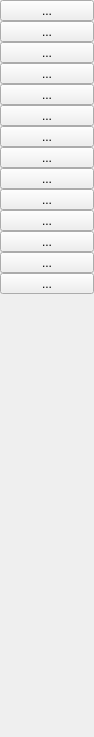
<?xml version="1.0" encoding="UTF-8"?>
<ui version="4.0">
 <class>CCreateEntityWidgetClass</class>
 <widget class="QWidget" name="CCreateEntityWidgetClass">
  <property name="geometry">
   <rect>
    <x>0</x>
    <y>0</y>
    <width>94</width>
    <height>737</height>
   </rect>
  </property>
  <property name="windowTitle">
   <string>CCreateEntityWidget</string>
  </property>
  <layout class="QGridLayout" name="gridLayout">
   <property name="leftMargin">
    <number>0</number>
   </property>
   <property name="topMargin">
    <number>0</number>
   </property>
   <property name="rightMargin">
    <number>0</number>
   </property>
   <property name="bottomMargin">
    <number>0</number>
   </property>
   <item row="0" column="0">
    <layout class="QVBoxLayout" name="verticalLayout">
     <property name="spacing">
      <number>0</number>
     </property>
     <item>
      <widget class="QToolButton" name="toolButton_Mouse">
       <property name="sizePolicy">
        <sizepolicy hsizetype="Preferred" vsizetype="Preferred">
         <horstretch>0</horstretch>
         <verstretch>0</verstretch>
        </sizepolicy>
       </property>
       <property name="text">
        <string>...</string>
       </property>
      </widget>
     </item>
     <item>
      <widget class="QToolButton" name="toolButton_Point">
       <property name="sizePolicy">
        <sizepolicy hsizetype="Preferred" vsizetype="Preferred">
         <horstretch>0</horstretch>
         <verstretch>0</verstretch>
        </sizepolicy>
       </property>
       <property name="text">
        <string>...</string>
       </property>
      </widget>
     </item>
     <item>
      <widget class="QToolButton" name="toolButton_Line">
       <property name="sizePolicy">
        <sizepolicy hsizetype="Preferred" vsizetype="Preferred">
         <horstretch>0</horstretch>
         <verstretch>0</verstretch>
        </sizepolicy>
       </property>
       <property name="text">
        <string>...</string>
       </property>
      </widget>
     </item>
     <item>
      <widget class="QToolButton" name="toolButton_Center_Radius_Circle">
       <property name="sizePolicy">
        <sizepolicy hsizetype="Preferred" vsizetype="Preferred">
         <horstretch>0</horstretch>
         <verstretch>0</verstretch>
        </sizepolicy>
       </property>
       <property name="text">
        <string>...</string>
       </property>
      </widget>
     </item>
     <item>
      <widget class="QToolButton" name="toolButton_Center_Diameter_Circle">
       <property name="sizePolicy">
        <sizepolicy hsizetype="Preferred" vsizetype="Preferred">
         <horstretch>0</horstretch>
         <verstretch>0</verstretch>
        </sizepolicy>
       </property>
       <property name="text">
        <string>...</string>
       </property>
      </widget>
     </item>
     <item>
      <widget class="QToolButton" name="toolButton_Center_Endpoint_Arc">
       <property name="sizePolicy">
        <sizepolicy hsizetype="Preferred" vsizetype="Preferred">
         <horstretch>0</horstretch>
         <verstretch>0</verstretch>
        </sizepolicy>
       </property>
       <property name="text">
        <string>...</string>
       </property>
      </widget>
     </item>
     <item>
      <widget class="QToolButton" name="toolButton_ThreePoint_Arc">
       <property name="sizePolicy">
        <sizepolicy hsizetype="Preferred" vsizetype="Preferred">
         <horstretch>0</horstretch>
         <verstretch>0</verstretch>
        </sizepolicy>
       </property>
       <property name="text">
        <string>...</string>
       </property>
      </widget>
     </item>
     <item>
      <widget class="QToolButton" name="toolButton_Polyline">
       <property name="sizePolicy">
        <sizepolicy hsizetype="Preferred" vsizetype="Preferred">
         <horstretch>0</horstretch>
         <verstretch>0</verstretch>
        </sizepolicy>
       </property>
       <property name="text">
        <string>...</string>
       </property>
      </widget>
     </item>
     <item>
      <widget class="QToolButton" name="toolButton_Ellipse">
       <property name="sizePolicy">
        <sizepolicy hsizetype="Preferred" vsizetype="Preferred">
         <horstretch>0</horstretch>
         <verstretch>0</verstretch>
        </sizepolicy>
       </property>
       <property name="text">
        <string>...</string>
       </property>
      </widget>
     </item>
     <item>
      <widget class="QToolButton" name="toolButton_Rectangle">
       <property name="sizePolicy">
        <sizepolicy hsizetype="Preferred" vsizetype="Preferred">
         <horstretch>0</horstretch>
         <verstretch>0</verstretch>
        </sizepolicy>
       </property>
       <property name="text">
        <string>...</string>
       </property>
      </widget>
     </item>
     <item>
      <widget class="QToolButton" name="toolButton_SplineFitPoint">
       <property name="sizePolicy">
        <sizepolicy hsizetype="Preferred" vsizetype="Preferred">
         <horstretch>0</horstretch>
         <verstretch>0</verstretch>
        </sizepolicy>
       </property>
       <property name="text">
        <string>...</string>
       </property>
      </widget>
     </item>
     <item>
      <widget class="QToolButton" name="toolButton_SplineControlPoint">
       <property name="sizePolicy">
        <sizepolicy hsizetype="Preferred" vsizetype="Preferred">
         <horstretch>0</horstretch>
         <verstretch>0</verstretch>
        </sizepolicy>
       </property>
       <property name="text">
        <string>...</string>
       </property>
      </widget>
     </item>
     <item>
      <widget class="QToolButton" name="toolButton_Text">
       <property name="sizePolicy">
        <sizepolicy hsizetype="Preferred" vsizetype="Preferred">
         <horstretch>0</horstretch>
         <verstretch>0</verstretch>
        </sizepolicy>
       </property>
       <property name="text">
        <string>...</string>
       </property>
      </widget>
     </item>
     <item>
      <widget class="QToolButton" name="toolButton_Mtext">
       <property name="sizePolicy">
        <sizepolicy hsizetype="Preferred" vsizetype="Preferred">
         <horstretch>0</horstretch>
         <verstretch>0</verstretch>
        </sizepolicy>
       </property>
       <property name="text">
        <string>...</string>
       </property>
      </widget>
     </item>
     <item>
      <spacer name="verticalSpacer">
       <property name="orientation">
        <enum>Qt::Orientation::Vertical</enum>
       </property>
       <property name="sizeHint" stdset="0">
        <size>
         <width>20</width>
         <height>40</height>
        </size>
       </property>
      </spacer>
     </item>
    </layout>
   </item>
  </layout>
 </widget>
 <layoutdefault spacing="6" margin="11"/>
 <resources/>
 <connections/>
</ui>
